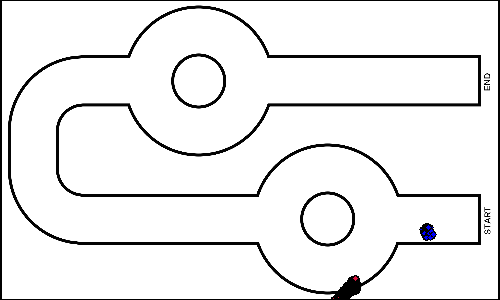
#> input picture src/costmap_process/new/debug/draw_point_on_map_20251031_182609_905919.png, 500 x 300 px
$ python -i color_segment.py   (imports and definitions only)
#> lines starting #> are read from the running program, lines starting #| are printed output that depends on the picture
#> further down, picture is the input picture: shape (300, 500, 3); mean B, G, R 237.3, 237.2, 237.2
import cv2
import numpy as np

def segment_blue_road_sign(img):
    """
    使用 HSV 颜色空间对图像中的蓝色目标进行分割。

    Args:
        img (np.ndarray): 待处理的 BGR 图像。

    Returns:
        np.ndarray: 经过二值化分割后的掩膜 (Mask)，蓝色部分为白色 (255)。
    """
    if img is None:
        return None

    # 1. 将图像从 BGR 转换到 HSV 颜色空间
    hsv = cv2.cvtColor(img, cv2.COLOR_BGR2HSV)

    # 蓝色在 HSV 空间的典型范围
    # H: 100-130, S: 80-255, V: 80-255
    lower_blue = np.array([100, 80, 80])
    upper_blue = np.array([130, 255, 255])

    # 2. 创建掩膜 (Mask)
    mask_blue = cv2.inRange(hsv, lower_blue, upper_blue)
    return mask_blue

def segment_red_road_sign(img):
    """
    使用 HSV 颜色空间对图像中的纯红色目标进行分割。

    Args:
        img (np.ndarray): 待处理的 BGR 图像。

    Returns:
        np.ndarray: 经过二值化分割后的掩膜 (Mask)，红色部分为白色 (255)。
    """
    if img is None:
        return None

    # # 1. 将图像从 BGR 转换到 HSV 颜色空间
    # hsv = cv2.cvtColor(img, cv2.COLOR_BGR2HSV)

    # # # 2. 定义红色在 HSV 空间中的阈值范围
    # # # 红色范围 1
    # # H：[0, 10]
    # # S：[95, 255]
    # # V：[150, 255]
    # lower_red_1 = np.array([0, 65, 100])
    # upper_red_1 = np.array([30, 255, 255])

    # # # 红色范围 2
    # # H：[170, 180]
    # # S：[95, 255]
    # # V：[150, 255]
    # lower_red_2 = np.array([150, 65, 100])
    # upper_red_2 = np.array([180, 255, 255])

    # # 3. 创建掩膜 (Mask) 并合并
    # mask_red_1 = cv2.inRange(hsv, lower_red_1, upper_red_1)
    # mask_red_2 = cv2.inRange(hsv, lower_red_2, upper_red_2)
    # final_mask = cv2.bitwise_or(mask_red_1, mask_red_2)

    # return final_mask
    # 亮度增强
    lab = cv2.cvtColor(img, cv2.COLOR_BGR2LAB)
#> lab: shape (300, 500, 3); mean of channels 0, 1, 2 237.2, 128, 128
    l, a, b = cv2.split(lab)
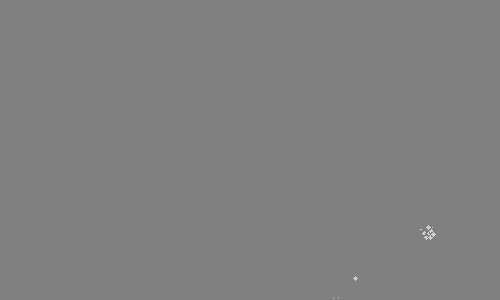
#> a: shape (300, 500); min 128, max 207, mean 128
    l = cv2.equalizeHist(l)
    lab_eq = cv2.merge((l, a, b))
#> lab_eq: shape (300, 500, 3); mean of channels 0, 1, 2 236.3, 128, 128
    img_eq = cv2.cvtColor(lab_eq, cv2.COLOR_LAB2BGR)

    hsv = cv2.cvtColor(img_eq, cv2.COLOR_BGR2HSV)
#> hsv: shape (300, 500, 3); mean H, S, V 0.1, 0.2, 236.6
    mean_v = np.mean(hsv[:, :, 2])
#> mean_v = 236.6
    v_thresh = max(50, int(mean_v*0.5))  # 50~亮度一半
#> v_thresh = 118

    # 红色掩膜
    lower_red_1 = np.array([0, 90, v_thresh])
#> lower_red_1 = [0, 90, 118]
    upper_red_1 = np.array([10, 255, 255])
    lower_red_2 = np.array([170, 80, v_thresh])
#> lower_red_2 = [170, 80, 118]
    upper_red_2 = np.array([180, 255, 255])
    mask1 = cv2.inRange(hsv, lower_red_1, upper_red_1)
#> mask1: shape (300, 500); every value is 0
    mask2 = cv2.inRange(hsv, lower_red_2, upper_red_2)
    mask = cv2.bitwise_or(mask1, mask2)
    return mask

>>> import cv2
>>> picture = cv2.imread('debug/draw_point_on_map_20251031_182609_905919.png')
>>> result = segment_red_road_sign(picture)
